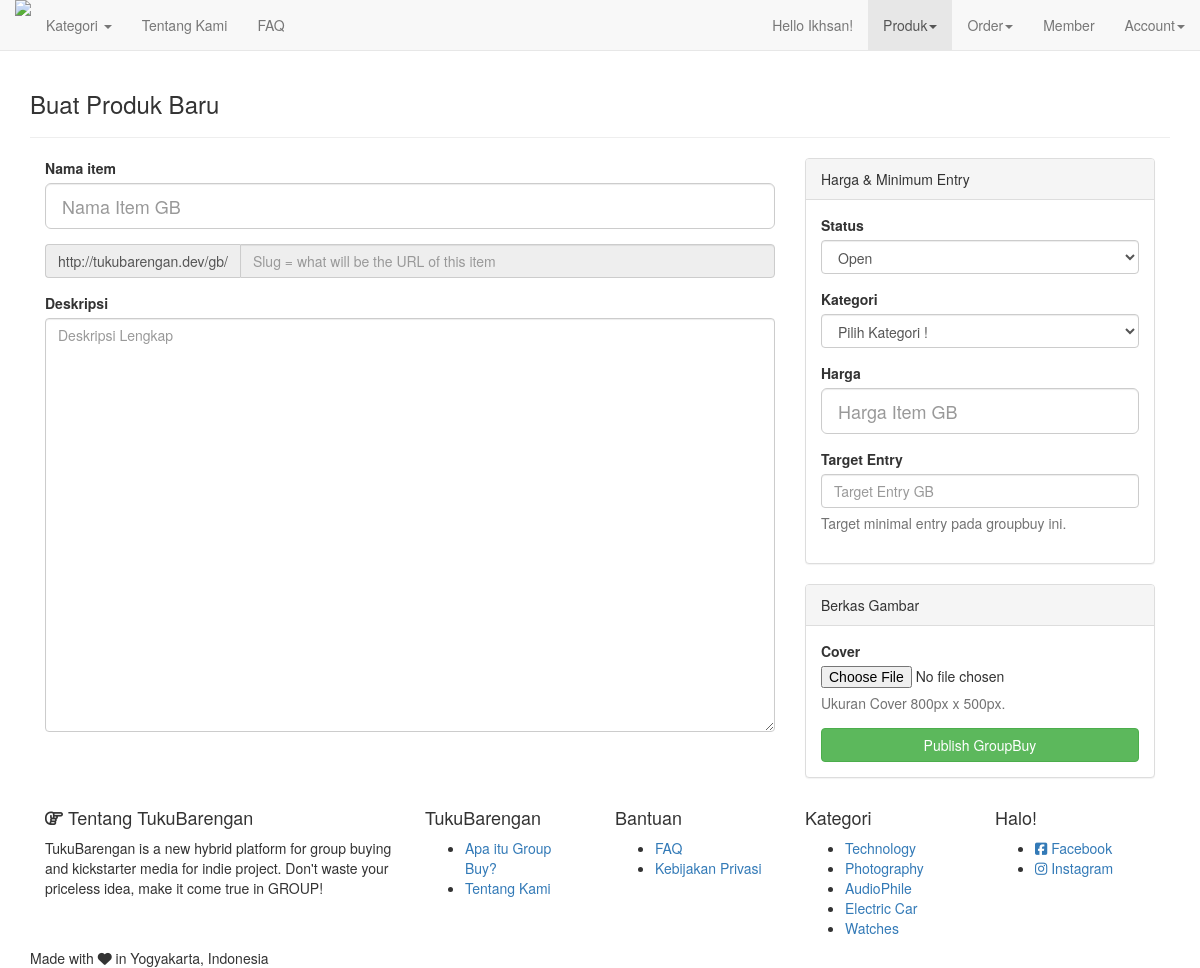
The page /admin-gb-baru.php (signed in) on the database its author committed.
### tables this page shows
CREATE TABLE `kategori` (
  `id` int(11) unsigned NOT NULL AUTO_INCREMENT,
  `slug` varchar(100) NOT NULL DEFAULT '',
  `judul` varchar(100) NOT NULL DEFAULT '',
  PRIMARY KEY (`id`)
);

### MysqliDb.php (called while the page is built, shortened)
<?php
class MysqliDb
{
    public static $prefix = '';
    protected $_mysqli;
    protected $_query;
    protected $_queryOptions = array();
    protected $_orderBy = array();
    protected $_groupBy = array();
    protected $host;
    protected $_username;
    protected $_password;
    protected $db;
    protected $port;
    protected $charset;
    public $returnType = 'array';
    protected $_nestJoin = false;
    private $_tableName = '';
    protected $_mapKey = null;
    public function __construct($host = null, $username = null, $password = null, $db = null, $port = null, $charset = 'utf8')
    {
        $isSubQuery = false;
        if (is_object($host)) {
            $this->_mysqli = $host;
        } else {
            $this->host = $host;
        }
        $this->_username = $username;
        $this->_password = $password;
        $this->db = $db;
        $this->port = $port;
        $this->charset = $charset;
    }
    public function connect()
    {
        $this->_mysqli = new mysqli($this->host, $this->_username, $this->_password, $this->db, $this->port);
        if ($this->charset) {
            $this->_mysqli->set_charset($this->charset);
        }
    }
    public function mysqli()
    {
        return $this->_mysqli;
    }
    protected function reset()
    {
        $this->_orderBy = array();
        $this->_groupBy = array();
        $this->_query = null;
        $this->_queryOptions = array();
        $this->returnType = 'array';
        $this->_nestJoin = false;
        $this->_tableName = '';
        $this->_mapKey = null;
    }
    public function objectBuilder()
    {
        $this->returnType = 'object';
        return $this;
    }
    public function get($tableName, $numRows = null, $columns = '*')
    {
        $column = is_array($columns) ? implode(', ', $columns) : $columns;
        if (strpos($tableName, '.') === false) {
            $this->_tableName = self::$prefix . $tableName;
        } else {
            $this->_tableName = $tableName;
        }
        $this->_query = 'SELECT ' . implode(' ', $this->_queryOptions) . ' ' .
            $column . " FROM " . $this->_tableName;
        $stmt = $this->_buildQuery($numRows);
        $stmt->execute();
        $res = $this->_dynamicBindResults($stmt);
        return $res;
    }
    protected function _buildQuery($numRows = null, $tableData = null)
    {
        $stmt = $this->_prepareQuery();
        return $stmt;
    }
    protected function _dynamicBindResults(mysqli_stmt $stmt)
    {
        $parameters = array();
        $results = array();
        $mysqlLongType = 252;
        $shouldStoreResult = false;
        $meta = $stmt->result_metadata();
        $row = array();
        while ($field = $meta->fetch_field()) {
            if ($this->_nestJoin && $field->table != $this->_tableName) {
                $field->table = substr($field->table, strlen(self::$prefix));
                $row[$field->table][$field->name] = null;
                $parameters[] = & $row[$field->table][$field->name];
            } else {
                $row[$field->name] = null;
                $parameters[] = & $row[$field->name];
            }
        }
        call_user_func_array(array($stmt, 'bind_result'), $parameters);
        while ($stmt->fetch()) {
            if ($this->returnType == 'object') {
                $result = new stdClass ();
                foreach ($row as $key => $val) {
                    if (is_array($val)) {
                        $result->$key = new stdClass ();
                        foreach ($val as $k => $v) {
                            $result->$key->$k = $v;
                        }
                    } else {
                        $result->$key = $val;
                    }
                }
            }
            if ($this->_mapKey) {
                $results[$row[$this->_mapKey]] = count($row) > 2 ? $result : end($result);
            } else {
                array_push($results, $result);
            }
        }
        return $results;
    }
    protected function _buildCondition($operator, &$conditions)
    {
        if (empty($conditions)) {
            return;
        }
        $this->_query .= ' ' . $operator;
    }
    protected function _buildGroupBy()
    {
        if (empty($this->_groupBy)) {
            return;
        }
        $this->_query .= " GROUP BY ";
        $this->_query = rtrim($this->_query, ', ') . " ";
    }
    protected function _buildOrderBy()
    {
        if (empty($this->_orderBy)) {
            return;
        }
        $this->_query .= " ORDER BY ";
        $this->_query = rtrim($this->_query, ', ') . " ";
    }
    protected function _prepareQuery()
    {
        if (!$stmt = $this->mysqli()->prepare($this->_query)) {
            $msg = $this->mysqli()->error . " query: " . $this->_query;
            $num = $this->mysqli()->errno;
            $this->reset();
            throw new Exception($msg, $num);
        }
        return $stmt;
    }
    protected function replacePlaceHolders($str, $vals)
    {
        $newStr = "";
        $newStr .= $str;
        return $newStr;
    }
}

### admin-gb-baru.php (the view, shortened to what this page needs)
<?php
include('layout/header.php');
?>
<div class="row">
<div class="col-md-12" data-animation="hierarchical-display">
		<h3>Buat Produk Baru</h3>
		<hr>
		<div class="col-md-8 col-lg-8">
		<form action="<?php echo base_url; ?>/admin/publish-gb" method='post' enctype="multipart/form-data">
			  <div class="form-group">
			    <label class="control-label" for="nama-item">Nama item</label>
			    <input type="text" class="form-control input-lg" id="nama-item" placeholder="Nama Item GB" required autofocus name="judul" autocomplete="off">
			  </div>
			  <div class="form-group">
			  	<div class="input-group">
				<span class="input-group-addon" id="basic-addon1"><?php echo base_url.'/gb/'; ?></span>
				<input type="text" class="form-control" id="slug" placeholder="Slug = what will be the URL of this item" required name="slug" readonly>
			  </div>
			  </div>
			  <div class="form-group">
			    <label class="control-label" for="deskripsi">Deskripsi </label>
			    <textarea class="form-control deskripsi" id="deskripsi" rows="20" placeholder="Deskripsi Lengkap" name="deskripsi"></textarea>
			  </div>
		</div>
		<div class="col-md-4 col-lg-4">
			<div class="panel panel-default panel-gbid animated bounceInRight">
			<div class="panel-heading">Harga & Minimum Entry</div>
				<div class="panel-body">
						<div class="form-group">
							<label class="control-label" for="kategori">Status</label>
							<select class="form-control" id="kategori" name="status">
								<option value="open">Open</option>
							</select>
						</div>
						<div class="form-group">
							<label class="control-label" for="kategori">Kategori</label>
							<select class="form-control" id="kategori" name="kategori">
								<option value="">Pilih Kategori !</option>
							</select>
						</div>
					  <div class="form-group">
					    <label class="control-label" for="harga-item">Harga</label>
					    <input type="number" class="form-control input-lg" id="harga-item" placeholder="Harga Item GB" name="harga" required>
					  </div>
					  <div class="form-group">
					    <label class="control-label" for="harga-item">Target Entry</label>
					    <input type="number" class="form-control" id="harga-item" placeholder="Target Entry GB" name="target" required>
					    <span id="helpBlock" class="help-block">Target minimal entry pada groupbuy ini.</span>
					  </div>
				</div>
			</div>
			<div class="panel panel-default panel-gbid animated bounceInRight">
			<div class="panel-heading">Berkas Gambar</div>
				<div class="panel-body">
					<div class="form-group">
						<label class="control-label" for="thumb">Cover</label>
						<input type="file" id="thumb" name="cover" required>
						<p class="help-block">Ukuran Cover 800px x 500px.</p>
					</div>
					<button type="submit" class="btn btn-success btn-block">Publish GroupBuy</button>
				</div>
			</div>
		</div>
</div>
</div>
<?php include('layout/footer.php'); ?>

### layout/footer.php (shortened to what this page needs)
   </div>
  <div class="container-fluid kaki">
    <div class="container">
      <div class="col-md-4">
        <h4 class="h4"><i class="fa fa-hand-o-right" aria-hidden="true"></i> Tentang TukuBarengan <span class="label label-gbid">BETA</span></h4>
        <p>TukuBarengan is a new hybrid platform for group buying and kickstarter media for indie project. Don't waste your priceless idea, make it come true in GROUP!</p>
      </div>
      <div class="col-md-2">
        <h3 class="h4">TukuBarengan</h3>
       <ul>
          <li><a href="<?php echo base_url; ?>/hal/apa-itu-groupbuy">Apa itu Group Buy?</a></li>
          <li><a href="<?php echo base_url; ?>/hal/tentang-kami">Tentang Kami</a></li>
        </ul>
      </div>
      <div class="col-md-2">
        <h3 class="h4">Bantuan</h3>
        <ul>
          <li><a href="<?php echo base_url; ?>/hal/faq">FAQ</a></li>
          <li><a href="<?php echo base_url; ?>/hal/kebijakan-privasi">Kebijakan Privasi</a></li>
        </ul>
      </div>
      <div class="col-md-2">
        <h3 class="h4">Kategori</h3>
       <ul>
           <?php foreach ($base_kategori as $kategori): ?>
            <li><a href="<?php echo base_url; ?>/kategori/<?php echo $kategori->slug; ?>"><?php echo $kategori->judul; ?></a></li>
          <?php endforeach ?>
        </ul>
      </div>
      <div class="col-md-2">
        <h5 class="h4">Halo!</h5>
        <ul>
          <li><a href="https://web.facebook.com/groupbuyid/"><i class="fa fa-facebook-square" aria-hidden="true"></i> Facebook</a></li>
          <li><a href="https://www.instagram.com/groupbuyid/"><i class="fa fa-instagram" aria-hidden="true"></i> Instagram</a></li>
        </ul>
      </div>
    </div>
  </div>
  <div class="container-fluid madewith">
    <div class="container">
      Made with <i class="fa fa-heart" aria-hidden="true"></i> in Yogyakarta, Indonesia
    </div>
  </div>
      <link rel="stylesheet" type="text/css" href="<?php echo base_url; ?>/assets/css/datatable.css">
      <link rel="stylesheet" type="text/css" href="<?php echo base_url; ?>/assets/css/zmd.hierarchical-display.min.css">
  </body>
</html>

### rows shown on the page
kategori: judul "Technology"
kategori: judul "Photography"
kategori: judul "AudioPhile"
kategori: judul "Electric Car"
kategori: judul "Watches"

### other values the page prints
strstr($_SESSION["nama"], ' ', true) "Ikhsan"
base_url "http://tukubarengan.dev"
